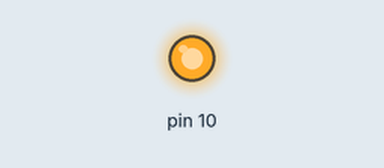
Bench run of a sketch on a simulated Arduino Uno, built with avr-gcc and run on an emulated ATmega328P. Shown: output pins drawn as LEDs (lit = HIGH). What the sketch prints to the serial monitor is not drawn.

Above: at 0.1 s.
Timing chart, 0 to 1.6 s (numbered marks = the images above):
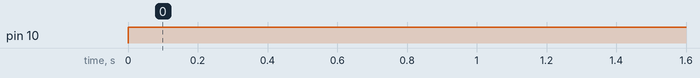

The sketch:

spi_master.ino
```cpp
#include<SPI.h>
void setup() {
  Serial.begin(9600);
  digitalWrite(SS, HIGH);
  SPI.begin();
  SPI.setClockDivider(SPI_CLOCK_DIV8);
}

void loop() {
char c;
digitalWrite(SS, LOW);
for(const char *p = "1234"; c=*p; p++)
{ SPI.transfer(c);
  Serial.print(c);}
digitalWrite(SS,HIGH);
delay(2000);
}
```

Measured:
- by itself, pin 10: LOW → HIGH at 0.00 s
